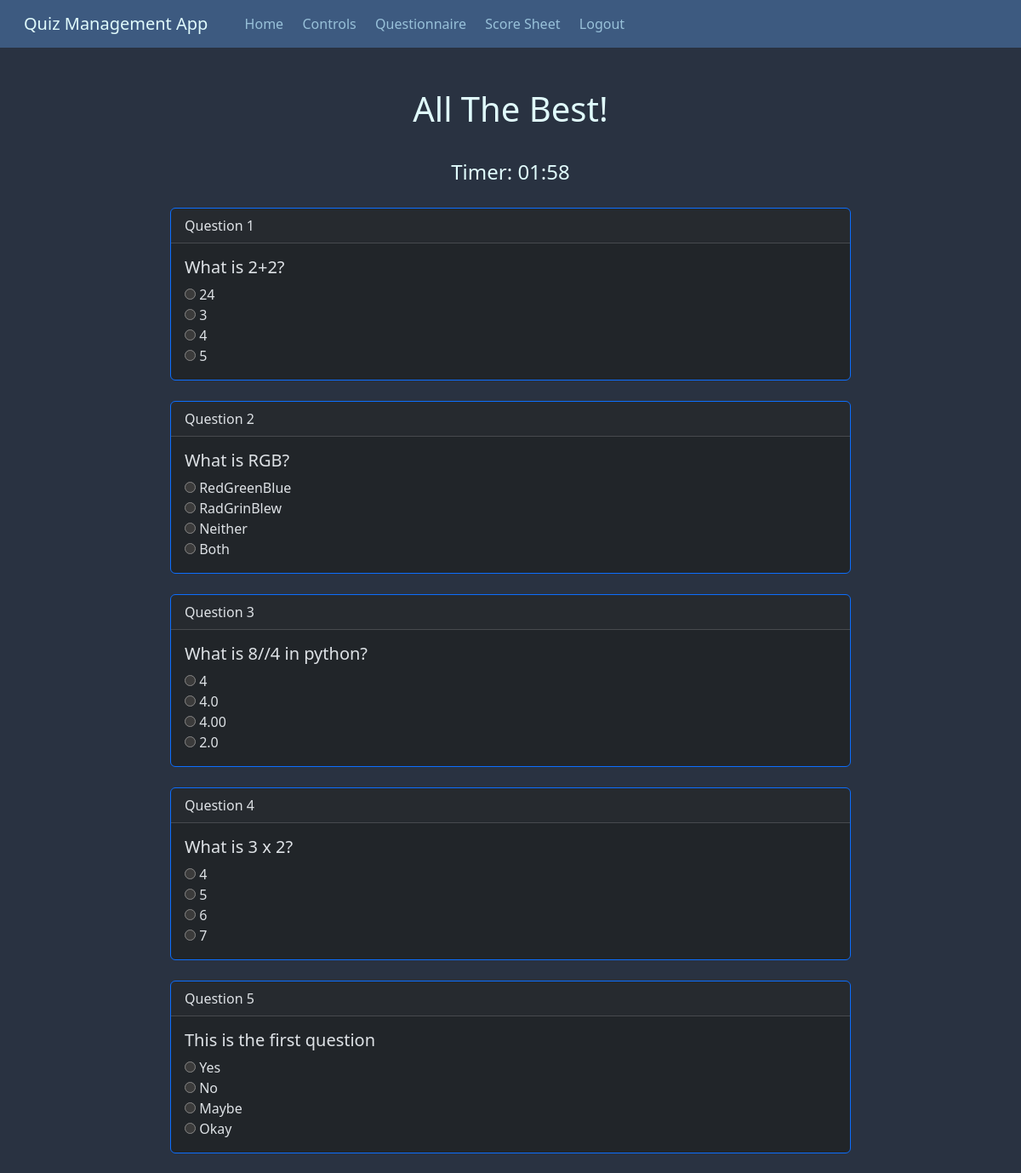
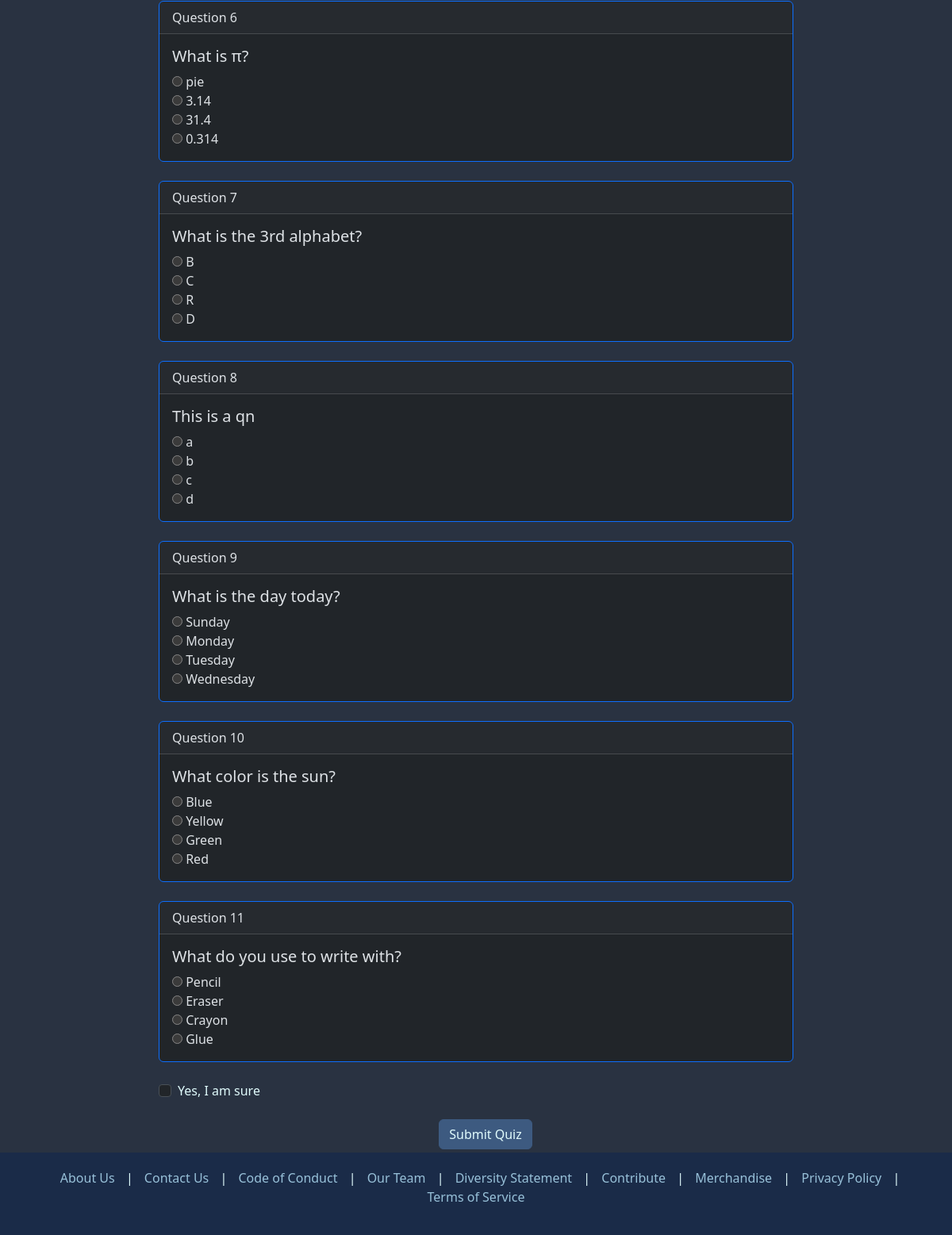
/quiz/ (signed in), run on the app's committed database (2 pictures, top to bottom).
### quiz/models.py (models this page shows, shortened)
class Question(models.Model):
    question = models.TextField(blank=False, unique=True)
    option1 = models.CharField(blank=False, max_length=150)
    option2 = models.CharField(blank=False, max_length=150)
    option3 = models.CharField(blank=False, max_length=150)
    option4 = models.CharField(blank=False, max_length=150)
    correct_option = models.CharField(max_length=1, blank=False)
    creator = models.ForeignKey(to=User, on_delete=models.SET_NULL, null=True)
    verified = models.BooleanField(default=False)

### quiz/views.py (the view, shortened to what this page needs)
# urls.py: path("", views.Quiz.as_view(), name="quiz"),
@method_decorator(login_required, name="dispatch")
class Quiz(View):
    def get(self, request):
        questions = Question.objects.filter(verified=True)
        return render(request, template_name="quiz/quiz.html",context={"questions": questions})

### quiz/templates/quiz/quiz.html (shortened to what this page needs)
{% extends "base.html" %}
{% block body %}
<div class="container mt-5 mb-5">
  <h1 class="text-center">All The Best!</h1><br>
  <div class="text-center mb-4" style="font-size: 1.5rem;">
    Timer:
    <span id="timer"></span>
  </div>
  <form id="quiz-form" method="post" action="{% url 'quiz' %}">
    {% for q in questions %}
    <div class="card border-primary mb-4 mx-auto" style="width: 800px;">
      <div class="card-header">
        Question <span class="question-number">{{ forloop.counter }}</span>
      </div>
      <div class="card-body">
        <h5 class="user-select-none">{{ q.question }}</h5>
        <div class="custom-control custom-radio">
          <input class="custom-control-input" type="radio" name="q{{ forloop.counter }}o" id="q{{ forloop.counter }}o1" value="A">
          <label class="custom-control-label" for="q{{ forloop.counter }}o1">{{ q.option1 }}</label>
        </div>
        <div class="custom-control custom-radio">
          <input class="custom-control-input" type="radio" name="q{{ forloop.counter }}o" id="q{{ forloop.counter }}o2" value="B">
          <label class="custom-control-label" for="q{{ forloop.counter }}o2">{{ q.option2 }}</label>
        </div>
        <div class="custom-control custom-radio">
          <input class="custom-control-input" type="radio" name="q{{ forloop.counter }}o" id="q{{ forloop.counter }}o3" value="C">
          <label class="custom-control-label" for="q{{ forloop.counter }}o3">{{ q.option3 }}</label>
        </div>
        <div class="custom-control custom-radio">
          <input class="custom-control-input" type="radio" name="q{{ forloop.counter }}o" id="q{{ forloop.counter }}o4" value="D">
          <label class="custom-control-label" for="q{{ forloop.counter }}o4">{{ q.option4 }}</label>
        </div>
      </div>
    </div>
    {% endfor %}
    <div class="mb-3 form-check mx-auto" style="width: 800px;">
      <input type="checkbox" class="form-check-input" id="exampleCheck1" required>
      <label class="form-check-label" for="exampleCheck1">Yes, I am sure</label><br><br>
      <center><button id="submit-btn" type="submit" class="btn btn-custom mx-auto">Submit Quiz</button></center>
    </div>
  </form>
</div>
{% endblock %}

### data on the page
Question: question "What is 2+2?", option1 "24", option2 "3", option3 "4", option4 "5"
Question: question "What is RGB?", option1 "RedGreenBlue", option2 "RadGrinBlew", option3 "Neither", option4 "Both"
Question: question "What is 8//4 in python?", option1 "4", option2 "4.0", option3 "4.00", option4 "2.0"
Question: question "What is 3 x 2?", option1 "4", option2 "5", option3 "6", option4 "7"
Question: question "This is the first question", option1 "Yes", option2 "No", option3 "Maybe", option4 "Okay"
Question: question "What is π?", option1 "pie", option2 "3.14", option3 "31.4", option4 "0.314"
Question: question "What is the 3rd alphabet?", option1 "B", option2 "C", option3 "R", option4 "D"
Question: question "This is a qn", option1 "a", option2 "b", option3 "c", option4 "d"
Question: question "What is the day today?", option1 "Sunday", option2 "Monday", option3 "Tuesday", option4 "Wednesday"
Question: question "What color is the sun?", option1 "Blue", option2 "Yellow", option3 "Green", option4 "Red"
Question: question "What do you use to write with?", option1 "Pencil", option2 "Eraser", option3 "Crayon", option4 "Glue"
